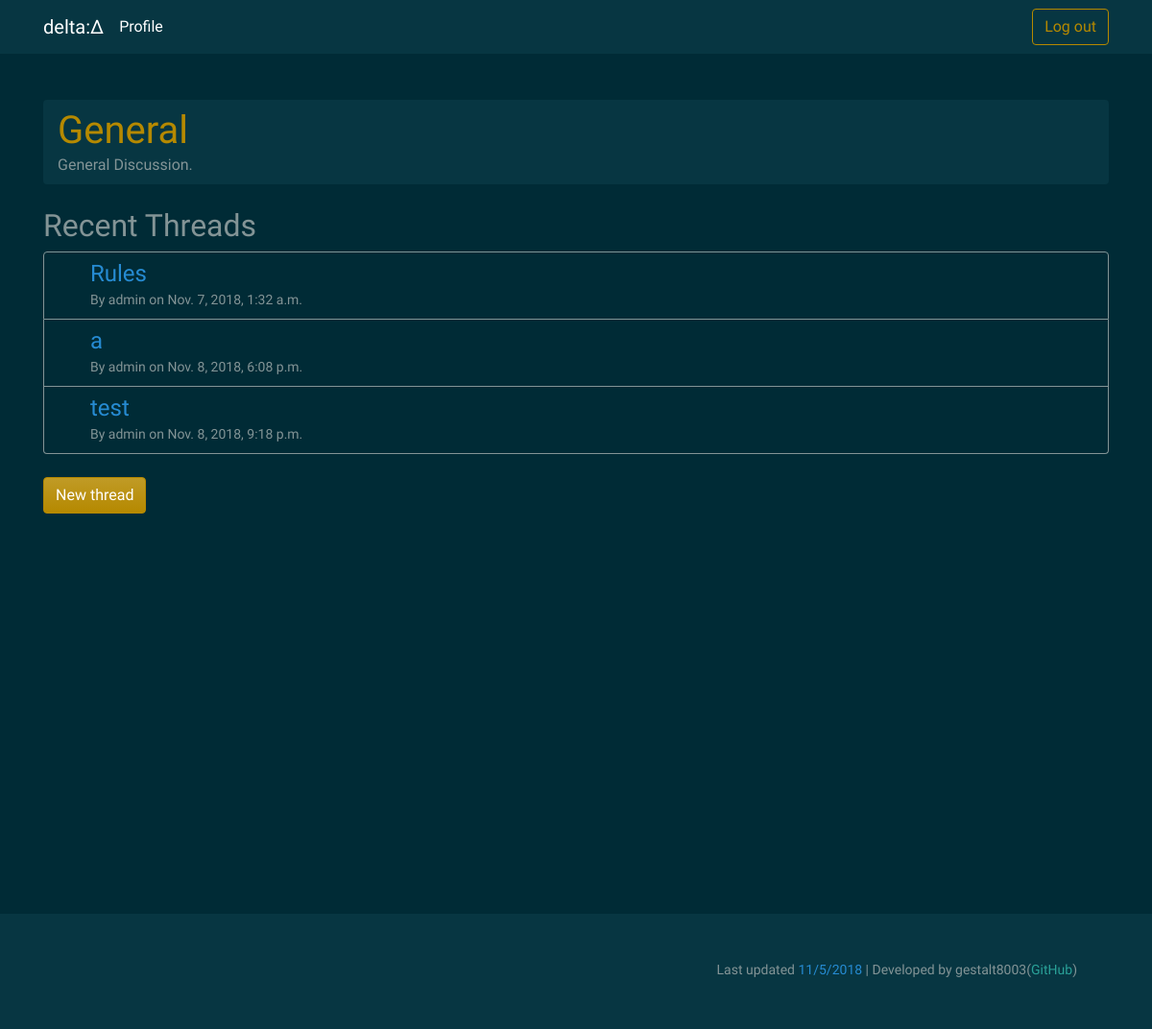
Screenshot of /forum/?sub=1 (signed in) with the database file from the repository.
### forum/models.py (models this page shows)
class Subforum(models.Model):
    category = models.CharField(max_length=20)
    name = models.CharField(max_length=20)
    description = models.TextField()

class Thread(models.Model):
    subforum = models.ForeignKey(Subforum, on_delete=models.CASCADE)
    title = models.CharField(max_length=50)
    author = models.ForeignKey(User, on_delete=models.CASCADE)
    content = models.TextField()
    date = models.DateTimeField(default=timezone.now)

### forum/views.py (the view, shortened to what this page needs)
# urls.py: 2. Add a URL to urlpatterns:  path('', views.home, name='home')
def home(request):
    context = {}
    load_errors_context(request, context)
    if check_login(request) is False:
        context['login'] = LoginForm()
        return render(request, 'forum/splash.html', context)
    else:
        context['user'] = {
            'id': request.session.get('user_id')
        }
        sub = request.GET.get('sub')
        if sub:
            try:
                subforum = Subforum.objects.get(id=sub)
                context['subforum'] = subforum.__dict__
                threads = subforum.thread_set.all()
                context['threads'] = threads
                context['threadform'] = ThreadForm()
                return render(request, 'forum/home.html', context)
            except ObjectDoesNotExist:
                return redirect('forum-home')

### forum/views.py (called while the page is built, shortened)
def check_login(request):
    if request.session.get('user_id') is not None:
        return True
    return False

def load_errors_context(request, context):
    context['errors'] = {}
    try:
        request.session['errors'] = {}
    except KeyError:
        return

### forum/templates/forum/home.html (shortened to what this page needs)
{% extends 'base.html' %}
{% block content %}
<div class="container mt-5">
    {% if subforum %}
    <div class="container bg-dark py-2 rounded ">
        <h1 class="text-primary mb-0">{{ subforum.name }}</h1>
        <p class="mb-0">{{ subforum.description }}</p>
    </div>
    <h2 class="mt-4">Recent Threads</h2>
    <ul class="list-group border-secondary">
        {% for thread in threads %}
        <a class="list-group-item list-group-item-action border-secondary p-2  pl-5" href="{% url 'forum-thread' %}?id={{ thread.id }}">
            <h4 class="text-info mb-0">{{ thread.title }}</h4>
            <small>By {{ thread.author }} on {{ thread.date }}</small>
        </a>
        {% endfor %}
    </ul>
    <button type="button" class="btn btn-primary mt-4" data-toggle="modal" data-target="#newThreadModal">
        New thread
    </button>
    {% endif %}
</div>
{% endblock %}

### rows the page displays
Subforum: name "General", description "General Discussion."
Thread: title "Rules", author "admin", date "Nov. 7, 2018, 1:32 a.m."
Thread: title "a", author "admin", date "Nov. 8, 2018, 6:08 p.m."
Thread: title "test", author "admin", date "Nov. 8, 2018, 9:18 p.m."
